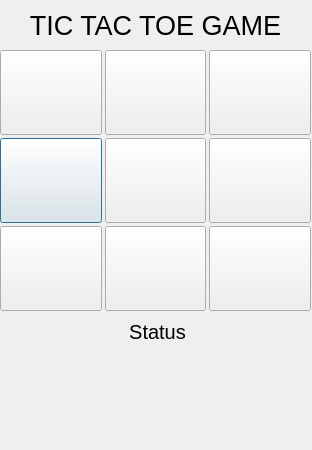
<?xml version="1.0" encoding="UTF-8"?>
<ui version="4.0">
 <class>Dialog</class>
 <widget class="QDialog" name="Dialog">
  <property name="geometry">
   <rect>
    <x>0</x>
    <y>0</y>
    <width>312</width>
    <height>450</height>
   </rect>
  </property>
  <property name="windowTitle">
   <string>Dialog</string>
  </property>
  <widget class="QWidget" name="gridLayoutWidget">
   <property name="geometry">
    <rect>
     <x>0</x>
     <y>50</y>
     <width>311</width>
     <height>261</height>
    </rect>
   </property>
   <layout class="QGridLayout" name="gridLayoutGame" rowstretch="30,30,30" columnstretch="30,30,30" rowminimumheight="0,0,0">
    <property name="sizeConstraint">
     <enum>QLayout::SetMaximumSize</enum>
    </property>
    <property name="spacing">
     <number>3</number>
    </property>
    <item row="1" column="0">
     <widget class="QPushButton" name="pushButton4">
      <property name="sizePolicy">
       <sizepolicy hsizetype="Expanding" vsizetype="Expanding">
        <horstretch>0</horstretch>
        <verstretch>0</verstretch>
       </sizepolicy>
      </property>
      <property name="text">
       <string/>
      </property>
     </widget>
    </item>
    <item row="2" column="0">
     <widget class="QPushButton" name="pushButton7">
      <property name="sizePolicy">
       <sizepolicy hsizetype="Expanding" vsizetype="Expanding">
        <horstretch>0</horstretch>
        <verstretch>0</verstretch>
       </sizepolicy>
      </property>
      <property name="text">
       <string/>
      </property>
     </widget>
    </item>
    <item row="1" column="1">
     <widget class="QPushButton" name="pushButton5">
      <property name="sizePolicy">
       <sizepolicy hsizetype="Expanding" vsizetype="Expanding">
        <horstretch>0</horstretch>
        <verstretch>0</verstretch>
       </sizepolicy>
      </property>
      <property name="text">
       <string/>
      </property>
     </widget>
    </item>
    <item row="1" column="2">
     <widget class="QPushButton" name="pushButton6">
      <property name="sizePolicy">
       <sizepolicy hsizetype="Expanding" vsizetype="Expanding">
        <horstretch>0</horstretch>
        <verstretch>0</verstretch>
       </sizepolicy>
      </property>
      <property name="text">
       <string/>
      </property>
     </widget>
    </item>
    <item row="2" column="2">
     <widget class="QPushButton" name="pushButton9">
      <property name="enabled">
       <bool>true</bool>
      </property>
      <property name="sizePolicy">
       <sizepolicy hsizetype="Expanding" vsizetype="Expanding">
        <horstretch>0</horstretch>
        <verstretch>0</verstretch>
       </sizepolicy>
      </property>
      <property name="text">
       <string/>
      </property>
     </widget>
    </item>
    <item row="2" column="1">
     <widget class="QPushButton" name="pushButton8">
      <property name="sizePolicy">
       <sizepolicy hsizetype="Expanding" vsizetype="Expanding">
        <horstretch>0</horstretch>
        <verstretch>0</verstretch>
       </sizepolicy>
      </property>
      <property name="text">
       <string/>
      </property>
     </widget>
    </item>
    <item row="0" column="1">
     <widget class="QPushButton" name="pushButton2">
      <property name="sizePolicy">
       <sizepolicy hsizetype="Expanding" vsizetype="Expanding">
        <horstretch>0</horstretch>
        <verstretch>0</verstretch>
       </sizepolicy>
      </property>
      <property name="text">
       <string/>
      </property>
     </widget>
    </item>
    <item row="0" column="0">
     <widget class="QPushButton" name="pushButton1">
      <property name="sizePolicy">
       <sizepolicy hsizetype="Expanding" vsizetype="Expanding">
        <horstretch>0</horstretch>
        <verstretch>0</verstretch>
       </sizepolicy>
      </property>
      <property name="text">
       <string/>
      </property>
     </widget>
    </item>
    <item row="0" column="2">
     <widget class="QPushButton" name="pushButton3">
      <property name="sizePolicy">
       <sizepolicy hsizetype="Expanding" vsizetype="Expanding">
        <horstretch>0</horstretch>
        <verstretch>0</verstretch>
       </sizepolicy>
      </property>
      <property name="text">
       <string/>
      </property>
     </widget>
    </item>
   </layout>
  </widget>
  <widget class="QLabel" name="labelGame">
   <property name="geometry">
    <rect>
     <x>10</x>
     <y>10</y>
     <width>291</width>
     <height>31</height>
    </rect>
   </property>
   <property name="sizePolicy">
    <sizepolicy hsizetype="Preferred" vsizetype="Preferred">
     <horstretch>0</horstretch>
     <verstretch>0</verstretch>
    </sizepolicy>
   </property>
   <property name="font">
    <font>
     <pointsize>20</pointsize>
    </font>
   </property>
   <property name="layoutDirection">
    <enum>Qt::LeftToRight</enum>
   </property>
   <property name="text">
    <string>TIC TAC TOE GAME</string>
   </property>
   <property name="alignment">
    <set>Qt::AlignCenter</set>
   </property>
  </widget>
  <widget class="QLabel" name="labelStatus">
   <property name="geometry">
    <rect>
     <x>7</x>
     <y>316</y>
     <width>301</width>
     <height>31</height>
    </rect>
   </property>
   <property name="font">
    <font>
     <pointsize>15</pointsize>
    </font>
   </property>
   <property name="text">
    <string>Status</string>
   </property>
   <property name="alignment">
    <set>Qt::AlignCenter</set>
   </property>
  </widget>
 </widget>
 <resources/>
 <connections/>
</ui>
